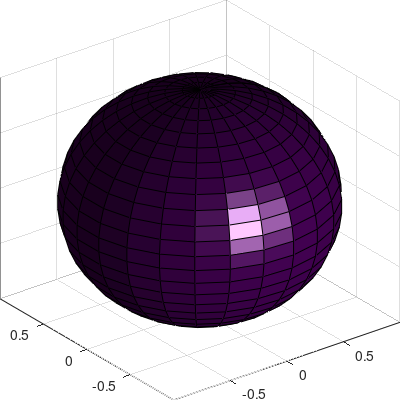

Recreate this plot in MATLAB. (Note: this script raises an error after producing the figure.)
clear all
close all

res = '-r300';
fmt = '-djpeg';

%set(0,'DefaultLineMarkerSize',8)
%set(0,'DefaultLineLineWidth',2)
%set(0,'DefaultAxesFontSize',20)

im_save_dir = 'paper_figures2';

n = 25;

[X, Y, Z] = sphere(n);

C = zeros(size(X));
C(round(0.4*n):round(0.6*n), round(0.2*n):round(0.3*n)) = 1;
%C = Z;
%C(round(0.4*n):round(0.6*n), round(0.2*n):round(0.3*n)) = -2;

v0 = [0 0];
v1 = [-1.5 1.5];

dir = [0 0 0;
    0 1 0;
    0 0 1;
    1 0 0];
theta = 0:0.1:pi;
r = 0.2;
r1 = 1.4;

for i=1:4
    figure;
    set(gcf, 'units', 'centimeters')
    set(gcf, 'papersize', [4 4])
    set(gcf, 'paperposition', [0 0 4 4])
    h = surf(X, Y, Z, C, 'edgecolor','k');
     set(gca,'position',[0 0 1 1],'units','normalized')
    camlight(45, -20);
    lighting phong
    %material dull
    set(h, 'diffusestrength', 1);
    set(h, 'specularstrength', 1);
    %set(gca, 'ambientlightcolor', [1 0 0]);
    set(h, 'AmbientStrength', 0.7);
    %set(h, 'SpecularColorReflectance', 0.25);
    %set(h, 'SpecularExponent', 5.0);
    
    axis off
    hold on
    plot3(v1, v0, v0, 'k', 'linewidth', 2)
    plot3(v0, v1, v0, 'k', 'linewidth', 2)
    plot3(v0, v0, v1, 'k', 'linewidth', 2)
    
    if i > 1
        rotate(h,dir(i, :),25)
    end
    if i == 2
        plot3(r*cos(theta), -1.75*ones(size(theta)),r*sin(theta), 'linewidth', 2)
        plot3(r*cos(theta(1)), -1.75,r*sin(theta(1)), '<', 'linewidth', 2, 'markerfacecolor','b')
        text(r+0.1, -r1,0.1,  '\alpha', 'color','b', 'fontsize', 24)
            plot3(v0, 1.1*v1, v0, 'k', 'linewidth', 2)
    axis equal
    end
    
    if i == 3
        plot3(r*cos(theta), r*sin(theta), -r1*ones(size(theta)), 'linewidth', 2)
        plot3(r*cos(theta(end)), r*sin(theta(end)), -r1, '<', 'linewidth', 2, 'markerfacecolor','b')
        text(0, r+0.02, -r1-0.2, '\beta', 'color','b', 'fontsize', 24)
    end
    if i == 4
        plot3(-r1*ones(size(theta)), r*sin(theta+pi), r*cos(theta+pi), 'linewidth', 2)
        plot3(-r1, r*sin(theta(1)+pi), r*cos(theta(1)+pi), '<', 'linewidth', 2, 'markerfacecolor','b')
        text(-r1, -r, -r-0.1, '\gamma', 'color','b', 'fontsize', 24)
    end
    
zoom(1.5)
print(sprintf('%s/sphere_%d', im_save_dir, i), fmt, res)
end

theta = pi/4:0.1:3*pi/2;
arrow_slope = 600;
r1 = 1.25;

for i=1:4
    figure;
    set(gcf, 'units', 'centimeters')
    set(gcf, 'papersize', [4 4])
    set(gcf, 'paperposition', [0 0 4 4])
    h = surf(X, Y, Z, C, 'edgecolor','k');
    set(gca,'position',[0 0 1 1],'units','normalized')
    
    camlight(45, -20);
    lighting phong
    %material dull
    set(h, 'diffusestrength', 1.0);
    set(h, 'specularstrength', 1);
    %set(gca, 'ambientlightcolor', [1 0 0]);
    set(h, 'AmbientStrength', 0.7);
    %set(h, 'SpecularColorReflectance', 0.25);
    %set(h, 'SpecularExponent', 5.0);
    
    axis off
    hold on
    plot3(v1, v0, v0, 'k')
    plot3(v0, v1, v0, 'k')
    plot3(v0, v0, v1, 'k')
    if i > 1
        rotate(h,dir(i, :),25)
    else
        %annotation('doublearrow', [0.4 0.6], [0.55 0.55],'color','w')
        %annotation('doublearrow', [0.55 0.55], [0.4 0.6],'color','w')
        plot3([-0.53 0.42], [-2 -2], [0.1 0.1], 'color',0.8*ones(1,3), 'linewidth', 2)
        plot3([0.1 0.1], [-2 -2], [-0.41 0.31], 'color',0.8*ones(1,3), 'linewidth', 2)
        plot3(-0.51, -2, 0.1, '<','color',0.8*ones(1,3), 'linewidth', 2, 'markerfacecolor',0.8*ones(1,3))
        plot3(0.4, -2, 0.1, '>','color',0.8*ones(1,3), 'linewidth', 2, 'markerfacecolor',0.8*ones(1,3))
        plot3(0.1, -2, -0.39, 'v','color',0.8*ones(1,3), 'linewidth', 2, 'markerfacecolor',0.8*ones(1,3))
        plot3(0.1, -2, 0.3, '^','color',0.8*ones(1,3), 'linewidth', 2, 'markerfacecolor',0.8*ones(1,3))
        text(-0.5, -1, 0.25, '\eta_{proj}','color',0.8*ones(1,3), 'fontsize', 20)
        text(0.17, -1, -0.2, '\eta_{proj}','color',0.8*ones(1,3), 'fontsize', 20)
    end
    if i == 2
        plot3(r*cos(theta), -r1*ones(size(theta)),r*sin(theta), 'linewidth', 2, 'color', 0.8*ones(1,3))
        plot3(r*cos(theta(1)), -r1,r*sin(theta(1)), '<', 'linewidth', 2, 'color', 0.8*ones(1,3),'markerfacecolor',0.8*ones(1,3))
        text(-r-0.1, -r1, r+0.1,  '\alpha', 'color',0.8*ones(1,3), 'fontsize', 28)
        
    end
    
    if i == 3
        plot3(r*cos(theta), r*sin(theta), -r1+(1:length(theta))/arrow_slope, 'linewidth', 2)
        plot3(r*cos(theta(end)), r*sin(theta(end)), -r1+length(theta)/arrow_slope, '>', 'linewidth', 2, 'markerfacecolor','b')
        text(0, r+0.05, -r1-0.1, '\beta', 'color','b', 'fontsize', 24)
    end
    if i == 4
        plot3(-r1+(1:length(theta))/arrow_slope, r*sin(theta+pi), r*cos(theta+pi), 'linewidth', 2)
        plot3(-r1+length(theta)/arrow_slope, r*sin(theta(end)+pi), r*cos(theta(end)+pi), 'v', 'linewidth', 2, 'markerfacecolor','b')
        text(-r1, -r, -r-0.1, '\gamma', 'color','b', 'fontsize', 24)
    end
    view(0, 0)
    
    print(sprintf('%s/sphere2_%d', im_save_dir, i), fmt, res)
    
end

